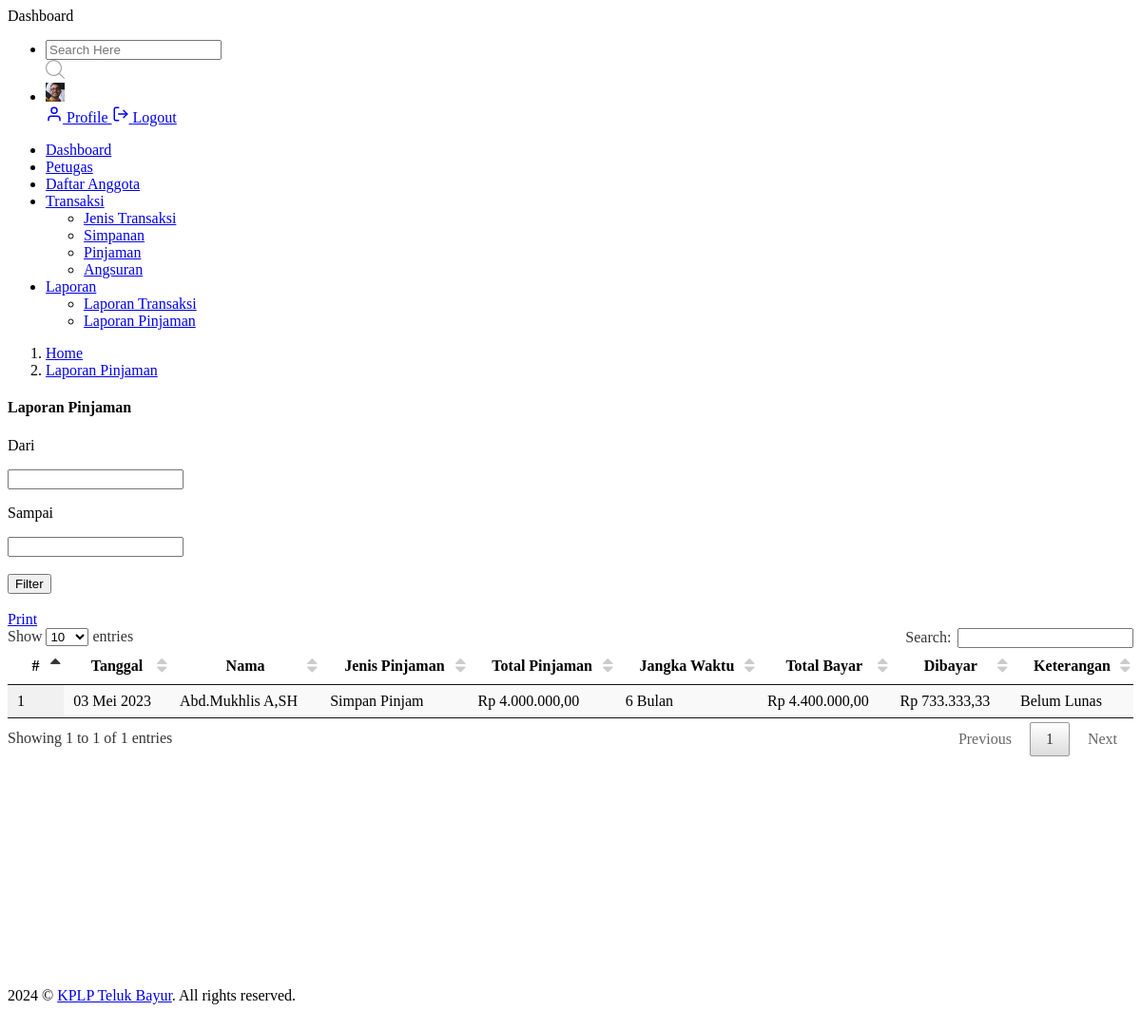
/index.php?p=module/laporan/pinjaman (signed in), run on the app's committed database.
### tables this page shows
CREATE TABLE `pinjaman` (
  `id_pinjaman` int NOT NULL,
  `id_transaksi` int NOT NULL,
  `id_anggota` int NOT NULL,
  `id_jenis` int NOT NULL,
  `nominal` double NOT NULL,
  `jangka_waktu` int NOT NULL,
  `jumlah_pembayaran` double NOT NULL,
  `nominal_bayar` double NOT NULL,
  `status` enum('BL','L') NOT NULL
);

CREATE TABLE `transaksi` (
  `id_transaksi` int NOT NULL,
  `tanggal` date NOT NULL,
  `debit` double NOT NULL,
  `kredit` double NOT NULL,
  `saldo` double NOT NULL,
  `keterangan` varchar(200) NOT NULL
);

CREATE TABLE `anggota` (
  `anggota_id` int NOT NULL,
  `unique_id` int NOT NULL,
  `nama` varchar(100) NOT NULL,
  `jenis_kelamin` enum('L','P') NOT NULL,
  `gaji` double NOT NULL,
  `status` int NOT NULL
);

CREATE TABLE `jenis_simpanan` (
  `id_jenis` int NOT NULL,
  `jenis` varchar(50) NOT NULL,
  `tipe` enum('S','P') NOT NULL
);

CREATE TABLE `cf_setting` (
  `set_id` int NOT NULL,
  `set_app_name` varchar(255) NOT NULL,
  `set_app_author` varchar(255) NOT NULL,
  `set_app_desc` text NOT NULL,
  `set_app_year` char(4) NOT NULL,
  `set_app_icon` varchar(200) NOT NULL,
  `set_app_favicon` varchar(200) NOT NULL,
  `set_app_vers` char(20) NOT NULL
);

### config/database.php (called while the page is built, shortened)
<?php
function TanggalIndo($date)
{
    $BulanIndo = array("Januari", "Februari", "Maret", "April", "Mei", "Juni", "Juli", "Agustus", "September", "Oktober", "November", "Desember");
    $tahun = substr($date, 0, 4);
    $bulan = substr($date, 5, 2);
    $tgl   = substr($date, 8, 2);
    $result = $tgl . " " . $BulanIndo[(int) $bulan - 1] . " " . $tahun;
    return ($result);
}
function formatRupiah($angka)
{
    if (is_numeric($angka)) {
        $format_rupiah = 'Rp ' . number_format($angka, '2', ',', '.');
        return $format_rupiah;
    } else {
        echo "$angka" . " bukan angka yang valid!" . "\n";
    }
}
function status($status)
{
    if ($status == 'BL') {
        $tipe = 'Belum Lunas';
    } else {
        $tipe = 'Lunas';
    }
    return $tipe;
}

### config/lib.php (called while the page is built, shortened)
<?php
$setting  = $koneksi->query("SELECT * FROM cf_setting")->fetch_assoc();
$author   = $setting['set_app_author'];

### module/laporan/pinjaman.php (the view, shortened to what this page needs)
<div class="content-body">
    <div class="container-fluid">
        <div class="page-titles">
            <ol class="breadcrumb">
                <li class="breadcrumb-item"><a href="index.php">Home</a></li>
                <li class="breadcrumb-item active"><a href="javascript:void(0)">Laporan Pinjaman</a></li>
            </ol>
        </div>
        <div class="row">
            <div class="col-12">
                <div class="card">
                    <div class="card-header">
                        <h4 class="card-title">Laporan Pinjaman</h4>
                    </div>
                    <div class="card-body">
                        <form method="POST" autocomplete="off">
                            <div class="container mb-4">
                                <div class="form-group row mr-2">
                                    <div class="col-md-4">
                                        <p class="mb-1">Dari</p>
                                        <input name="tgl_awal" class="datepicker-default form-control" id="tgl_awal" value="<?php if (isset($_POST['tgl_awal'])) echo $_POST['tgl_awal']; ?>">
                                    </div>
                                    <div class="col-md-4">
                                        <p class="mb-1">Sampai</p>
                                        <input name="tgl_akhir" class="datepicker-default form-control" id="tgl_akhir" value="<?php if (isset($_POST['tgl_akhir'])) echo $_POST['tgl_akhir']; ?>">
                                    </div>
                                    <div class="col-md-2">
                                        <div class="form-group mt-2">
                                            <br>
                                            <input type="submit" class="btn btn-block btn-primary btn-md" value="Filter">
                                        </div>
                                    </div>
                                    <div class="col-md-2">
                                        <div class="form-group mt-2">
                                            <br>
                                            <a href="module/laporan/printPinjaman.php" target="_blank" class="btn btn-block btn-info btn-md">
                                                Print
                                            </a>
                                        </div>
                                    </div>
                                </div>
                            </div>
                        </form>
                        <div class="table-responsive">
                            <table id="example" class="display" style="width: 100%">
                                <thead>
                                    <tr>
                                        <th>#</th>
                                        <th>Tanggal</th>
                                        <th>Nama</th>
                                        <th>Jenis Pinjaman</th>
                                        <th>Total Pinjaman</th>
                                        <th>Jangka Waktu</th>
                                        <th>Total Bayar</th>
                                        <th>Dibayar</th>
                                        <th>Keterangan</th>
                                    </tr>
                                </thead>
                                <tbody>
                                    <?php
                                    if (isset($_POST['tgl_awal']) && isset($_POST['tgl_akhir'])) {
                                        $tgl_awal = date('Y-m-d', strtotime($_POST["tgl_awal"]));
                                        $tgl_akhir = date('Y-m-d', strtotime($_POST["tgl_akhir"]));
                                        $ambil = $koneksi->query("SELECT d.tanggal, b.nama, c.jenis, a.nominal, a.jangka_waktu, a.jumlah_pembayaran, a.nominal_bayar, a.status FROM pinjaman a JOIN anggota b ON a.id_anggota = b.anggota_id JOIN jenis_simpanan c ON a.id_jenis = c.id_jenis JOIN transaksi d ON a.id_transaksi = d.id_transaksi WHERE d.tanggal BETWEEN '" . $tgl_awal . "' AND '" . $tgl_akhir . "' ORDER BY d.tanggal DESC");
                                    } else {
                                        $ambil = $koneksi->query("SELECT d.tanggal, b.nama, c.jenis, a.nominal, a.jangka_waktu, a.jumlah_pembayaran, a.nominal_bayar, a.status FROM pinjaman a JOIN anggota b ON a.id_anggota = b.anggota_id JOIN jenis_simpanan c ON a.id_jenis = c.id_jenis JOIN transaksi d ON a.id_transaksi = d.id_transaksi ORDER BY d.tanggal DESC");
                                    }
                                    foreach ($ambil as $no => $row) :
                                    ?>
                                        <tr>
                                            <td style="width:5%"><?= $no + 1 ?></td>
                                            <td><?= TanggalIndo($row['tanggal']) ?></td>
                                            <td><?= $row['nama'] ?></td>
                                            <td><?= $row['jenis'] ?></td>
                                            <td><?= formatRupiah($row['nominal']) ?></td>
                                            <td><?= $row['jangka_waktu'] ?> Bulan</td>
                                            <td><?= formatRupiah($row['jumlah_pembayaran']); ?></td>
                                            <td><?= formatRupiah($row['nominal_bayar']); ?></td>
                                            <td><?= status($row['status']) ?></td>
                                        </tr>
                                    <?php endforeach ?>
                                </tbody>
                            </table>
                        </div>
                    </div>
                </div>
            </div>
        </div>
    </div>
</div>

### template/footer.php (shortened to what this page needs)
<div class="footer">
    <div class="copyright">
        <p>
            © <a href="#"><?= $author ?></a>. All rights reserved.
        </p>
    </div>
</div>

### data on the page
pinjaman: id_transaksi.tanggal "03 Mei 2023", id_anggota.nama "Abd.Mukhlis A,SH", id_jenis.jenis "Simpan Pinjam", nominal "Rp 4.000.000,00", jangka_waktu "6", jumlah_pembayaran "Rp 4.400.000,00", nominal_bayar "Rp 733.333,33", status "Belum Lunas"
cf_setting: set_app_author "KPLP Teluk Bayur"
